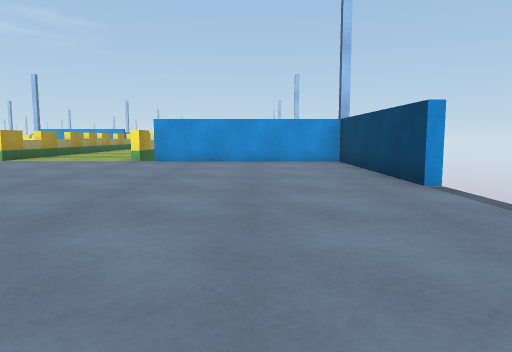
view 1 (above)

17 first-person views from a walk through a scene from a Unity 3-D project. The camera is 0.68 m above the floor, tilts 6° down and sees 70° across. The floor is counted in squares, 1 m on a side. Each view is taken from the middle of a square. On the plan, view 1 faces up. The plan holds only what a view shows up to about 11 squares ahead; the rest is blank. The place goes on beyond the plan.

view 2
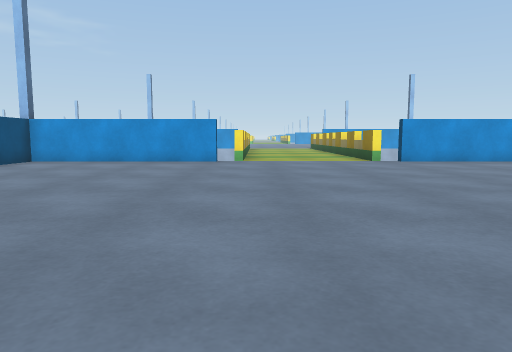

view 3
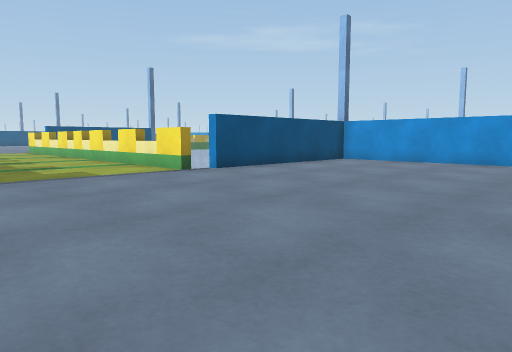

view 4
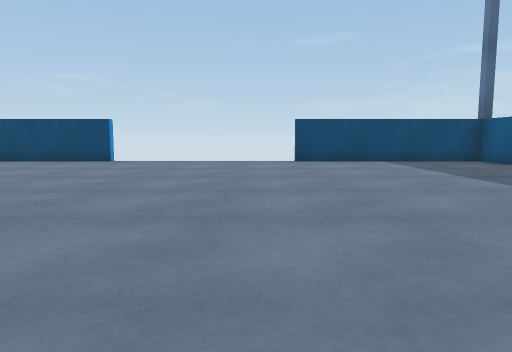

view 5
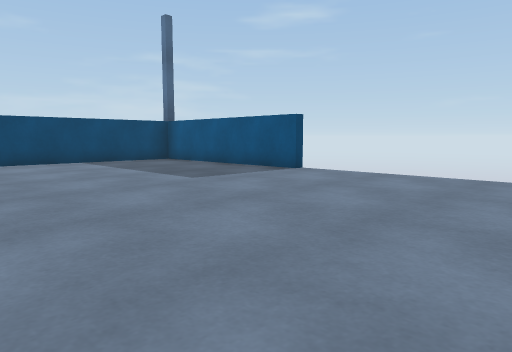

view 6
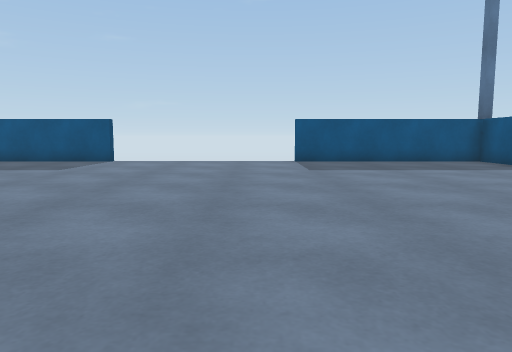

view 7
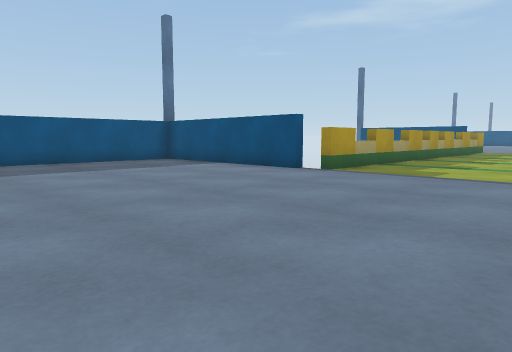

view 8
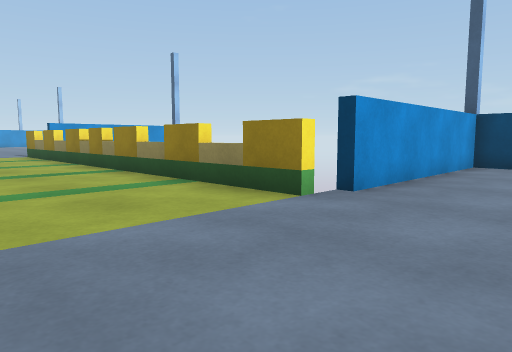

view 9
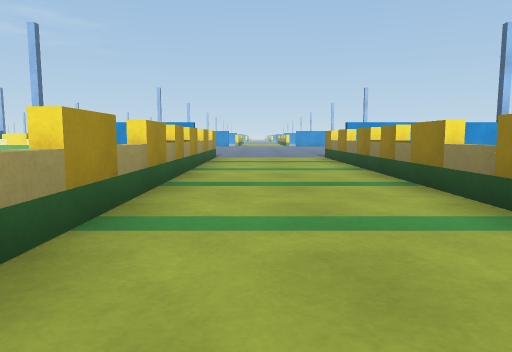

view 10
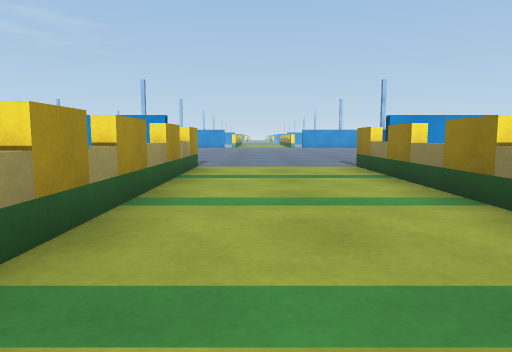

view 11
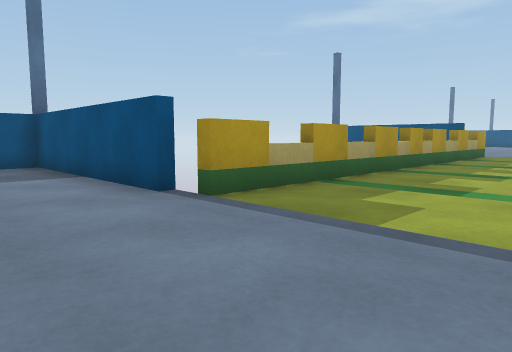

view 12
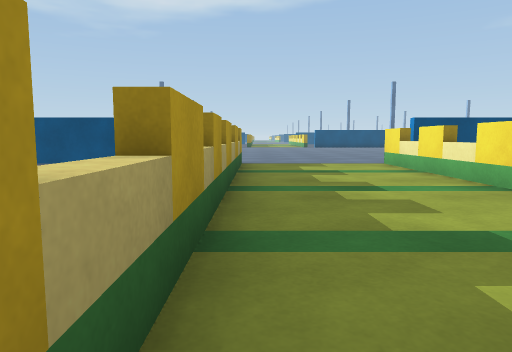

view 13
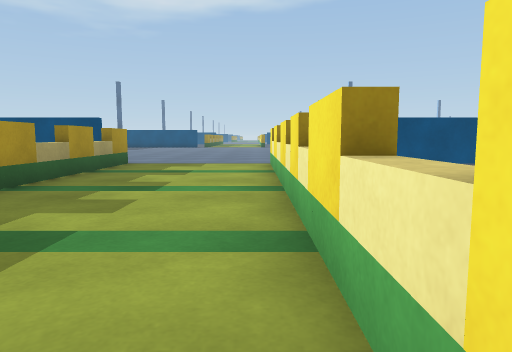

view 14
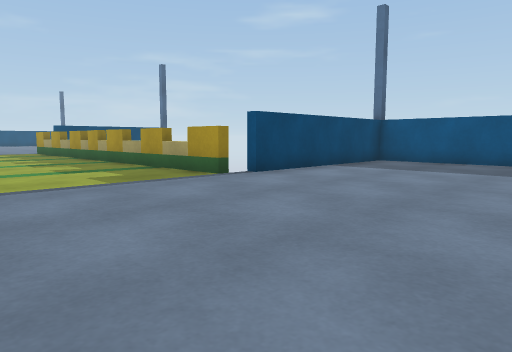

view 15
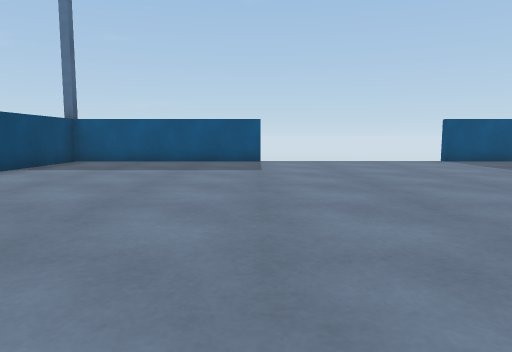

view 16
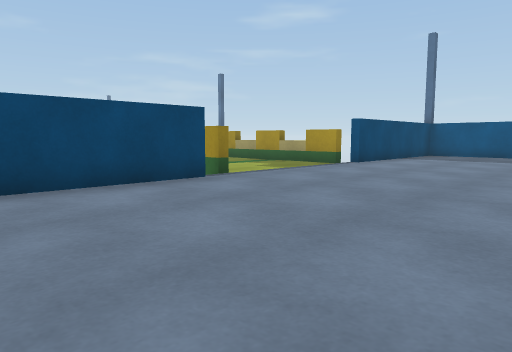

view 17
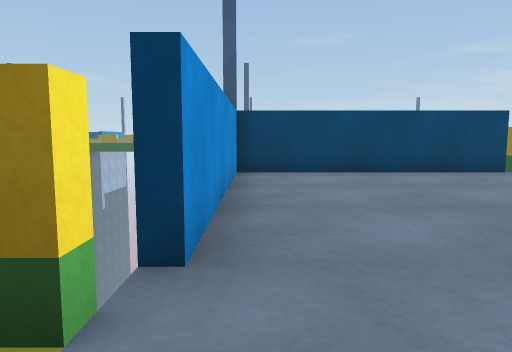

### Floor plan
Key: @ floor where view 1 was taken; # wall or solid block; x gap in a wall; . floor; v drop or lower ground; B block; O other object.
Columns run from 33 left of view 1 to 3 right of it. Each row starts with its distance up from view 1.
 22                          #....#
 21                           ....
 20                          #....#
 19                           ....
 18                          #....#
 17                          B....B
 16                          B....B
 15                          #....#
 14                           ....
 13                          #....#
 12                          v....
 11  #x####v            #####v....v#####
 10 .......#           #................#
  9  ......#           #................#
  8   .....#           #................#
  7   .....#           #................#
  6   .....#           #................#
  5   ......v # #OB#v# v................v
  4  ...................................v
  3 ....................................v
  2 ....................................v
  1 ....................................v
  0 ........vv#v#OB#v# v.............@..v
 -1 .......#           #................#
 -2 .......#           #................#
 -3 .......#           #................#
 -4 .......#           #................#
 -5 .......#           #................#
 -6 vv#####             #####vvvvvv#####

Where each view was taken, in squares from view 1:
view 1: 0 up, 0 right, facing up
view 2: 0 up, 7 left, facing up
view 3: 0 up, 7 left, facing up-left
view 4: 1 up, 8 left, facing right
view 5: 1 up, 8 left, facing down-right
view 6: 5 up, 7 left, facing down
view 7: 5 up, 7 left, facing down-left
view 8: 8 up, 7 left, facing up-right
view 9: 10 up, 6 left, facing up
view 10: 14 up, 6 left, facing up
view 11: 4 up, 11 left, facing down-left
view 12: 1 up, 16 left, facing left
view 13: 4 up, 16 left, facing left
view 14: 5 up, 31 left, facing down-right
view 15: 5 up, 31 left, facing down
view 16: 9 up, 31 left, facing down-right
view 17: 10 up, 33 left, facing right
